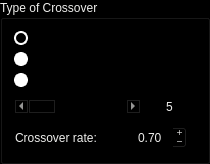
            <widget class="QGroupBox" name="ga_crossover">
             <property name="sizePolicy">
              <sizepolicy hsizetype="MinimumExpanding" vsizetype="Preferred">
               <horstretch>0</horstretch>
               <verstretch>0</verstretch>
              </sizepolicy>
             </property>
             <property name="minimumSize">
              <size>
               <width>210</width>
               <height>0</height>
              </size>
             </property>
             <property name="palette">
              <palette>
               <active>
                <colorrole role="WindowText">
                 <brush brushstyle="SolidPattern">
                  <color alpha="255">
                   <red>238</red>
                   <green>238</green>
                   <blue>236</blue>
                  </color>
                 </brush>
                </colorrole>
                <colorrole role="Button">
                 <brush brushstyle="SolidPattern">
                  <color alpha="255">
                   <red>0</red>
                   <green>0</green>
                   <blue>0</blue>
                  </color>
                 </brush>
                </colorrole>
                <colorrole role="Text">
                 <brush brushstyle="SolidPattern">
                  <color alpha="255">
                   <red>238</red>
                   <green>238</green>
                   <blue>236</blue>
                  </color>
                 </brush>
                </colorrole>
                <colorrole role="ButtonText">
                 <brush brushstyle="SolidPattern">
                  <color alpha="255">
                   <red>238</red>
                   <green>238</green>
                   <blue>236</blue>
                  </color>
                 </brush>
                </colorrole>
                <colorrole role="Base">
                 <brush brushstyle="SolidPattern">
                  <color alpha="255">
                   <red>0</red>
                   <green>0</green>
                   <blue>0</blue>
                  </color>
                 </brush>
                </colorrole>
                <colorrole role="Window">
                 <brush brushstyle="SolidPattern">
                  <color alpha="255">
                   <red>0</red>
                   <green>0</green>
                   <blue>0</blue>
                  </color>
                 </brush>
                </colorrole>
               </active>
               <inactive>
                <colorrole role="WindowText">
                 <brush brushstyle="SolidPattern">
                  <color alpha="255">
                   <red>238</red>
                   <green>238</green>
                   <blue>236</blue>
                  </color>
                 </brush>
                </colorrole>
                <colorrole role="Button">
                 <brush brushstyle="SolidPattern">
                  <color alpha="255">
                   <red>0</red>
                   <green>0</green>
                   <blue>0</blue>
                  </color>
                 </brush>
                </colorrole>
                <colorrole role="Text">
                 <brush brushstyle="SolidPattern">
                  <color alpha="255">
                   <red>238</red>
                   <green>238</green>
                   <blue>236</blue>
                  </color>
                 </brush>
                </colorrole>
                <colorrole role="ButtonText">
                 <brush brushstyle="SolidPattern">
                  <color alpha="255">
                   <red>238</red>
                   <green>238</green>
                   <blue>236</blue>
                  </color>
                 </brush>
                </colorrole>
                <colorrole role="Base">
                 <brush brushstyle="SolidPattern">
                  <color alpha="255">
                   <red>0</red>
                   <green>0</green>
                   <blue>0</blue>
                  </color>
                 </brush>
                </colorrole>
                <colorrole role="Window">
                 <brush brushstyle="SolidPattern">
                  <color alpha="255">
                   <red>0</red>
                   <green>0</green>
                   <blue>0</blue>
                  </color>
                 </brush>
                </colorrole>
               </inactive>
               <disabled>
                <colorrole role="WindowText">
                 <brush brushstyle="SolidPattern">
                  <color alpha="255">
                   <red>238</red>
                   <green>238</green>
                   <blue>236</blue>
                  </color>
                 </brush>
                </colorrole>
                <colorrole role="Button">
                 <brush brushstyle="SolidPattern">
                  <color alpha="255">
                   <red>0</red>
                   <green>0</green>
                   <blue>0</blue>
                  </color>
                 </brush>
                </colorrole>
                <colorrole role="Text">
                 <brush brushstyle="SolidPattern">
                  <color alpha="255">
                   <red>238</red>
                   <green>238</green>
                   <blue>236</blue>
                  </color>
                 </brush>
                </colorrole>
                <colorrole role="ButtonText">
                 <brush brushstyle="SolidPattern">
                  <color alpha="255">
                   <red>238</red>
                   <green>238</green>
                   <blue>236</blue>
                  </color>
                 </brush>
                </colorrole>
                <colorrole role="Base">
                 <brush brushstyle="SolidPattern">
                  <color alpha="255">
                   <red>0</red>
                   <green>0</green>
                   <blue>0</blue>
                  </color>
                 </brush>
                </colorrole>
                <colorrole role="Window">
                 <brush brushstyle="SolidPattern">
                  <color alpha="255">
                   <red>0</red>
                   <green>0</green>
                   <blue>0</blue>
                  </color>
                 </brush>
                </colorrole>
               </disabled>
              </palette>
             </property>
             <property name="title">
              <string>Type of Crossover</string>
             </property>
             <layout class="QVBoxLayout" name="verticalLayout_8">
              <item>
               <widget class="QRadioButton" name="point_radiobutton">
                <property name="styleSheet">
                 <string notr="true">QRadioButton::indicator {
    width:                  10px;
    height:                 10px;
    border-radius:          7px;
}

QRadioButton::indicator:checked {
    background-color:       black;
    border:                 2px solid white;
}

QRadioButton::indicator:unchecked {
    background-color:       white;
    border:                 2px solid white;
}</string>
                </property>
                <property name="text">
                 <string>Point</string>
                </property>
                <property name="checked">
                 <bool>true</bool>
                </property>
               </widget>
              </item>
              <item>
               <widget class="QRadioButton" name="arithmetic_radiobutton">
                <property name="styleSheet">
                 <string notr="true">QRadioButton::indicator {
    width:                  10px;
    height:                 10px;
    border-radius:          7px;
}

QRadioButton::indicator:checked {
    background-color:       black;
    border:                 2px solid white;
}

QRadioButton::indicator:unchecked {
    background-color:       white;
    border:                 2px solid white;
}</string>
                </property>
                <property name="text">
                 <string>Arithmetic</string>
                </property>
               </widget>
              </item>
              <item>
               <widget class="QRadioButton" name="sbx_radiobutton">
                <property name="styleSheet">
                 <string notr="true">QRadioButton::indicator {
    width:                  10px;
    height:                 10px;
    border-radius:          7px;
}

QRadioButton::indicator:checked {
    background-color:       black;
    border:                 2px solid white;
}

QRadioButton::indicator:unchecked {
    background-color:       white;
    border:                 2px solid white;
}</string>
                </property>
                <property name="text">
                 <string>SBX</string>
                </property>
               </widget>
              </item>
              <item>
               <widget class="QFrame" name="sbx_frame">
                <property name="maximumSize">
                 <size>
                  <width>16777215</width>
                  <height>40</height>
                 </size>
                </property>
                <property name="frameShape">
                 <enum>QFrame::NoFrame</enum>
                </property>
                <property name="frameShadow">
                 <enum>QFrame::Raised</enum>
                </property>
                <layout class="QHBoxLayout" name="horizontalLayout_17">
                 <property name="spacing">
                  <number>5</number>
                 </property>
                 <property name="leftMargin">
                  <number>1</number>
                 </property>
                 <property name="topMargin">
                  <number>1</number>
                 </property>
                 <property name="rightMargin">
                  <number>1</number>
                 </property>
                 <property name="bottomMargin">
                  <number>1</number>
                 </property>
                 <item>
                  <widget class="QScrollBar" name="sbx_ScrollBar">
                   <property name="minimum">
                    <number>5</number>
                   </property>
                   <property name="maximum">
                    <number>200</number>
                   </property>
                   <property name="singleStep">
                    <number>1</number>
                   </property>
                   <property name="pageStep">
                    <number>10</number>
                   </property>
                   <property name="orientation">
                    <enum>Qt::Horizontal</enum>
                   </property>
                  </widget>
                 </item>
                 <item>
                  <widget class="QSpinBox" name="sbx_spinBox">
                   <property name="maximumSize">
                    <size>
                     <width>50</width>
                     <height>16777215</height>
                    </size>
                   </property>
                   <property name="alignment">
                    <set>Qt::AlignCenter</set>
                   </property>
                   <property name="buttonSymbols">
                    <enum>QAbstractSpinBox::NoButtons</enum>
                   </property>
                   <property name="minimum">
                    <number>5</number>
                   </property>
                   <property name="maximum">
                    <number>200</number>
                   </property>
                  </widget>
                 </item>
                </layout>
               </widget>
              </item>
              <item>
               <widget class="QFrame" name="crossover_rate_frame">
                <property name="maximumSize">
                 <size>
                  <width>16777215</width>
                  <height>40</height>
                 </size>
                </property>
                <property name="frameShape">
                 <enum>QFrame::NoFrame</enum>
                </property>
                <property name="frameShadow">
                 <enum>QFrame::Raised</enum>
                </property>
                <layout class="QHBoxLayout" name="horizontalLayout_18">
                 <property name="spacing">
                  <number>5</number>
                 </property>
                 <property name="leftMargin">
                  <number>1</number>
                 </property>
                 <property name="topMargin">
                  <number>1</number>
                 </property>
                 <property name="bottomMargin">
                  <number>1</number>
                 </property>
                 <item>
                  <widget class="QLabel" name="crossover_rate_label">
                   <property name="maximumSize">
                    <size>
                     <width>16777215</width>
                     <height>25</height>
                    </size>
                   </property>
                   <property name="styleSheet">
                    <string notr="true">color: rgb(238, 238, 236);</string>
                   </property>
                   <property name="text">
                    <string>Crossover rate:</string>
                   </property>
                  </widget>
                 </item>
                 <item>
                  <widget class="QDoubleSpinBox" name="crossover_rate_spinbox">
                   <property name="minimumSize">
                    <size>
                     <width>60</width>
                     <height>0</height>
                    </size>
                   </property>
                   <property name="maximumSize">
                    <size>
                     <width>60</width>
                     <height>100</height>
                    </size>
                   </property>
                   <property name="alignment">
                    <set>Qt::AlignCenter</set>
                   </property>
                   <property name="buttonSymbols">
                    <enum>QAbstractSpinBox::PlusMinus</enum>
                   </property>
                   <property name="maximum">
                    <double>1.000000000000000</double>
                   </property>
                   <property name="singleStep">
                    <double>0.050000000000000</double>
                   </property>
                   <property name="value">
                    <double>0.700000000000000</double>
                   </property>
                  </widget>
                 </item>
                </layout>
               </widget>
              </item>
             </layout>
            </widget>
